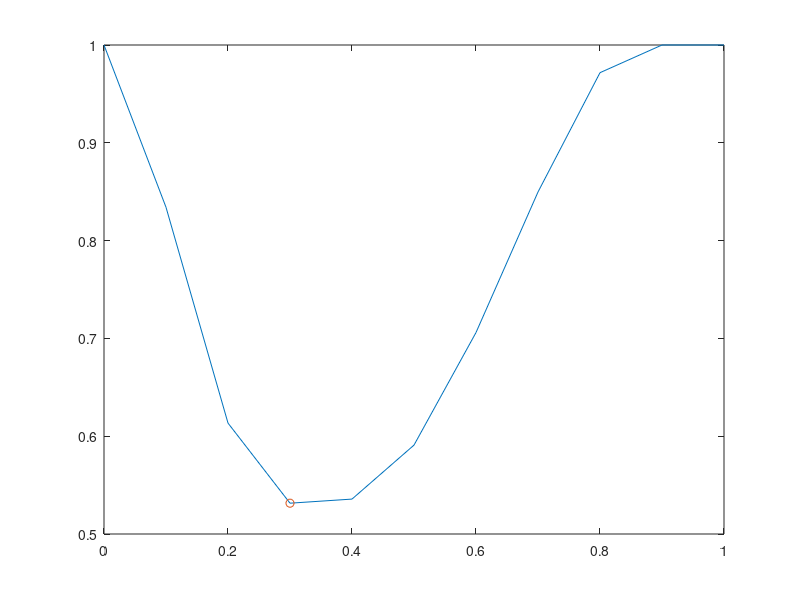

Reproduce this figure in MATLAB.
% system model with P,X as primary network
% Secondary network with direct link b/w S and D

clear
clc


N = 1e4;
mu1 = 1;
mu2 = 1;
mu3 = 1;
Nd = 4;
Ns = 2;
Pt_p = 5;
ita = 0.8;
Ith = 2;
No = 1;
R = 1;
T = 1;
i=1;
sigma_n_sq = 1;
% alpha = 0.3;
alpha = 0:0.1:1;
P_out= zeros(1,length(alpha));

for alpha = 0:0.1:1
    
    hpsj_jx1 = exprnd(mu1, Ns, 1, N);  
    Pt_Sj_max = ita *Pt_p* (alpha/(1-alpha)) .* sum (hpsj_jx1,1);  
    Pt_Sj_max_1xN = reshape(Pt_Sj_max,[],1);

    hsjx = exprnd(mu3, 1, Ns, N);
    hsjx_Nxj = reshape(hsjx,[],Ns);
    X2_Nxj = (Ith./hsjx_Nxj);
    
    X_Nxj = min(Pt_Sj_max_1xN,X2_Nxj);
    
    hsjdk = exprnd(mu2, Nd, Ns, N);
    Y_1xjxN = sum(hsjdk,1);
    Y_Nxj = reshape(Y_1xjxN,[],Ns); % Re think this 
     
    psi_Nxj = Y_Nxj.*X_Nxj;
    psi_Nx1 = max(psi_Nxj,[],2);
     
    Ro = (No + Pt_p .* sigma_n_sq)*(2.^(R./(T.*(1-alpha)))-1);

    P_out(i) = sum(psi_Nx1' < Ro)/N;
    
    i=i+1;

 end

[P_out_min, index] = min(P_out);
alpha = 0:0.1:1;
alpha_min = alpha(index);
plot(alpha,P_out,alpha_min,P_out_min,'o')
hold on